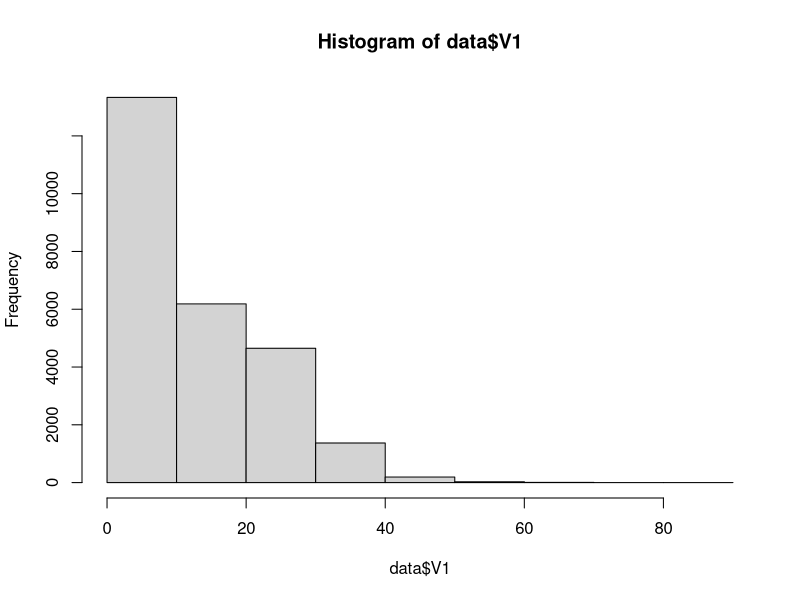
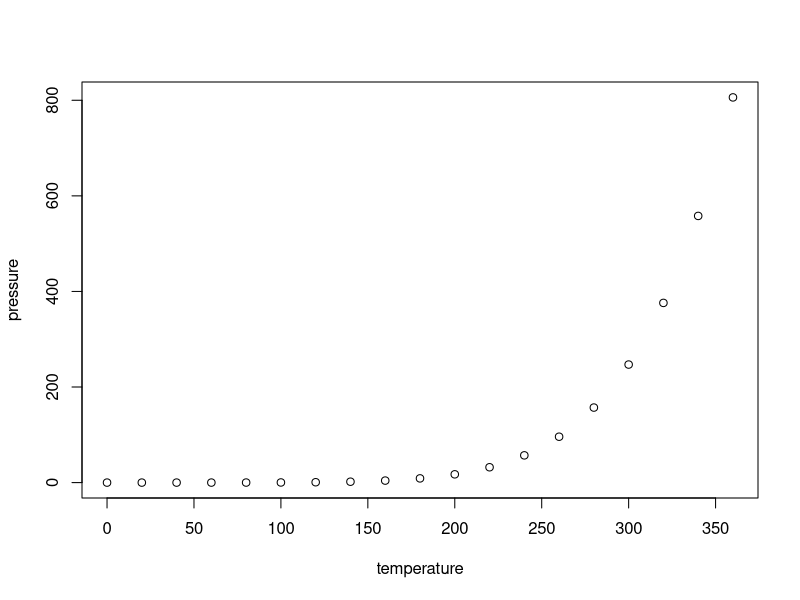

These figures' R source, in order:
## ---- chunk 1
knitr::opts_chunk$set(echo = TRUE)
## ---- chunk 2
 data=read.table( 'RC/S155.txt' )
 hist(data$V1, breaks = 10)

## ---- chunk 3
summary(cars)
## ---- chunk 4
plot(pressure)
